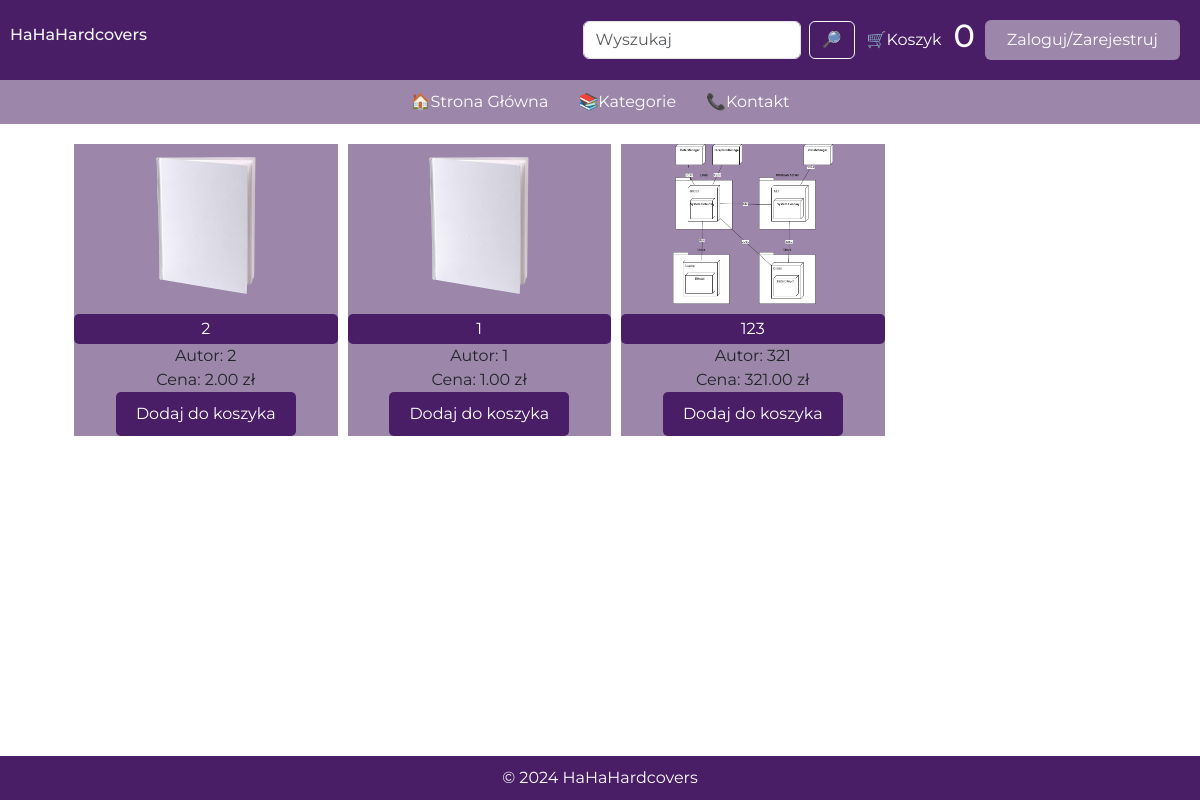
Before: /?page=2 with the older database file.
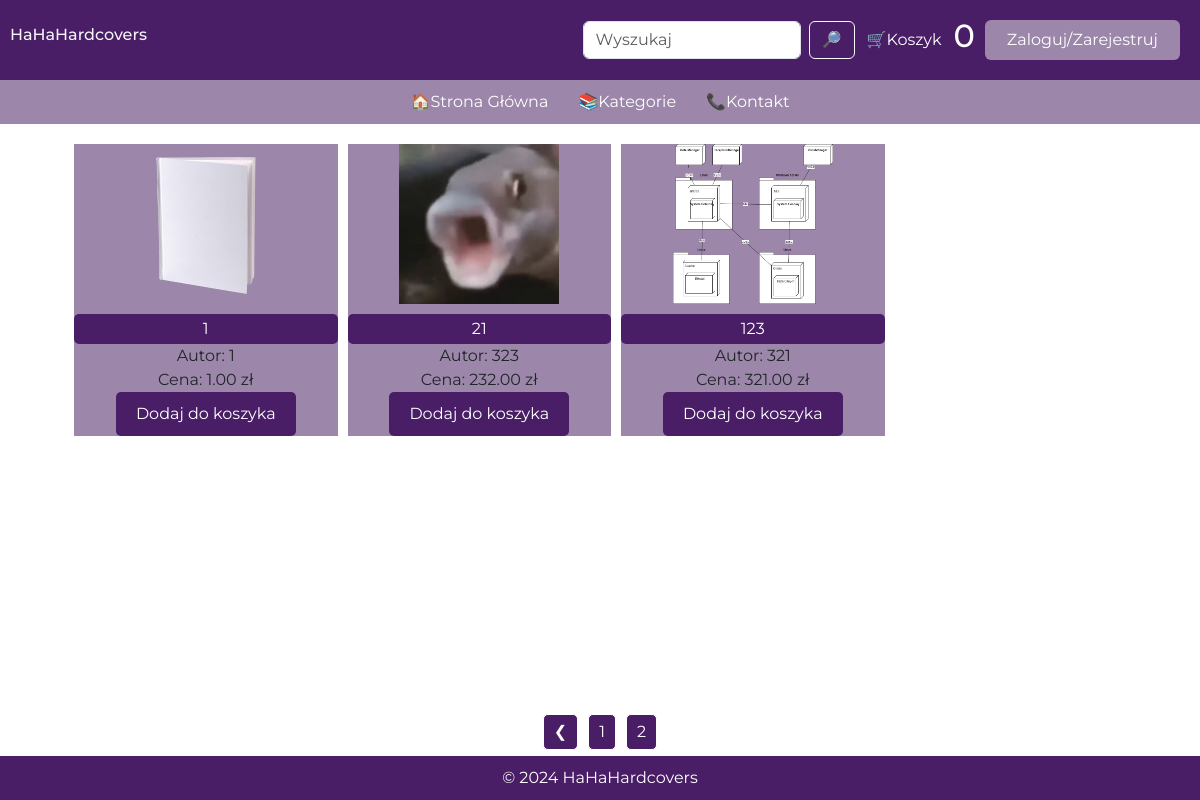
After: the same page with the newer database file.
### stuff/models.py (models this page shows, shortened)
class Books(models.Model):
    author = models.CharField(max_length= 100, default = None)
    title = models.CharField(max_length=255)
    description = models.TextField(null=True,blank=True)
    price = models.DecimalField(max_digits=5, decimal_places  = 2, default = None)
    tags = models.ManyToManyField('Tag',blank=True)
    image = models.ImageField(upload_to='',null= True, blank=True)
    id = models.UUIDField(default=uuid.uuid4, unique=True,
                          primary_key=True, editable=False)
    class Meta:
        verbose_name_plural = 'Books'
        ordering = ['id']

### stuff/views.py (the view)
# urls.py: path('',views.stuffList, name='stuff_list'),
def stuffList(request):
    books, search_query = searchProject(request)
    print(request.GET)
    tags = Tag.objects.all()
    if request.GET.get('category'):
        category_name = request.GET['category']
        category_tag = get_object_or_404(Tag, name=category_name)
        books = books.filter(tags=category_tag)
        print(books)
    custom_range, books = paginateProjects(request, books, 8)
    if request.user.is_authenticated:
        customer = request.user.profile
        order, created = Order.objects.get_or_create(customer = customer, complete = False)
        items = order.orderitem_set.all()
        cartItems = order.get_cart_items
    else:
        items = []
        order = {'get_cart_total':0 , 'get_cart_items':0, 'shipping': True}
        cartItems = order['get_cart_items']
    context = {
        'books' : books,
        'tags' : tags,
        'cartitems' : cartItems,
        'search_query' : search_query,
        'custom_range' : custom_range,
    }
    return render(request,'stuff/stuff_list.html', context)

### stuff/utils.py (called while the page is built)
def paginateProjects(request, books, results):
    page = request.GET.get('page')
    paginator = Paginator(books,results)
    try:
        books = paginator.page(page)
    except PageNotAnInteger:
        page = 1
        books = paginator.page(page)
    except EmptyPage:
        page = paginator.num_pages
        books = paginator.page(page)
    leftIndex = (int(page) - 4)
    if leftIndex < 1:
        leftIndex = 1
    rightIndex = (int(page) + 5)
    if rightIndex > paginator.num_pages:
        rightIndex = paginator.num_pages + 1
    custom_range = range(leftIndex,rightIndex)
    return custom_range, books

def searchProject(request):
    search_query = ''
    if request.GET.get('search_query'):
        search_query = request.GET.get('search_query')
    tags = Tag.objects.filter(name__icontains=search_query)
    books = Books.objects.filter(
        Q(title__icontains=search_query) |
        Q(description__icontains=search_query) |
        Q(author__icontains=search_query) |
        Q(tags__in=tags)
        )
    return books , search_query

### stuff/templates/stuff/stuff_list.html (shortened to what this page needs)
{% extends 'index.html' %}
{% load static %}
{% block stuff %}
<link rel="stylesheet" href="{% static 'styles\StuffListStyle.css' %}">
<div class="container">
  <ul id="popular-book-list" class="box-grid">
    {% for book in books %}
    <li>
      {% if book.image %}
        <img src="{{ book.image.url }}" alt="">
      {% else %}
        <img src="{% static 'images/blank.png' %}" alt="">
      {% endif %}
      <a class="read-more-button" href="{% url 'stuff:book_detail' pk=book.id%}">
        {{book.title|slice:":20"}}
      </a>
      Autor: {{book.author}}<br/>
      Cena: {{book.price|floatformat:2}} zł<br/>
      <button data-book="{{book.id}}" data-action="add" class="addItem">Dodaj do koszyka</button>
    </li>
    {% endfor %}
  </ul>
</div>
{% endblock %}

Changed rows visible on the page:
no longer on this page (row unchanged): Books: title "2", author "2", price "2.00"
added Books: image (picture), title "21", author "323", price "232.00"
Other visible differences:
new list line: "1"
new list line: "2"
